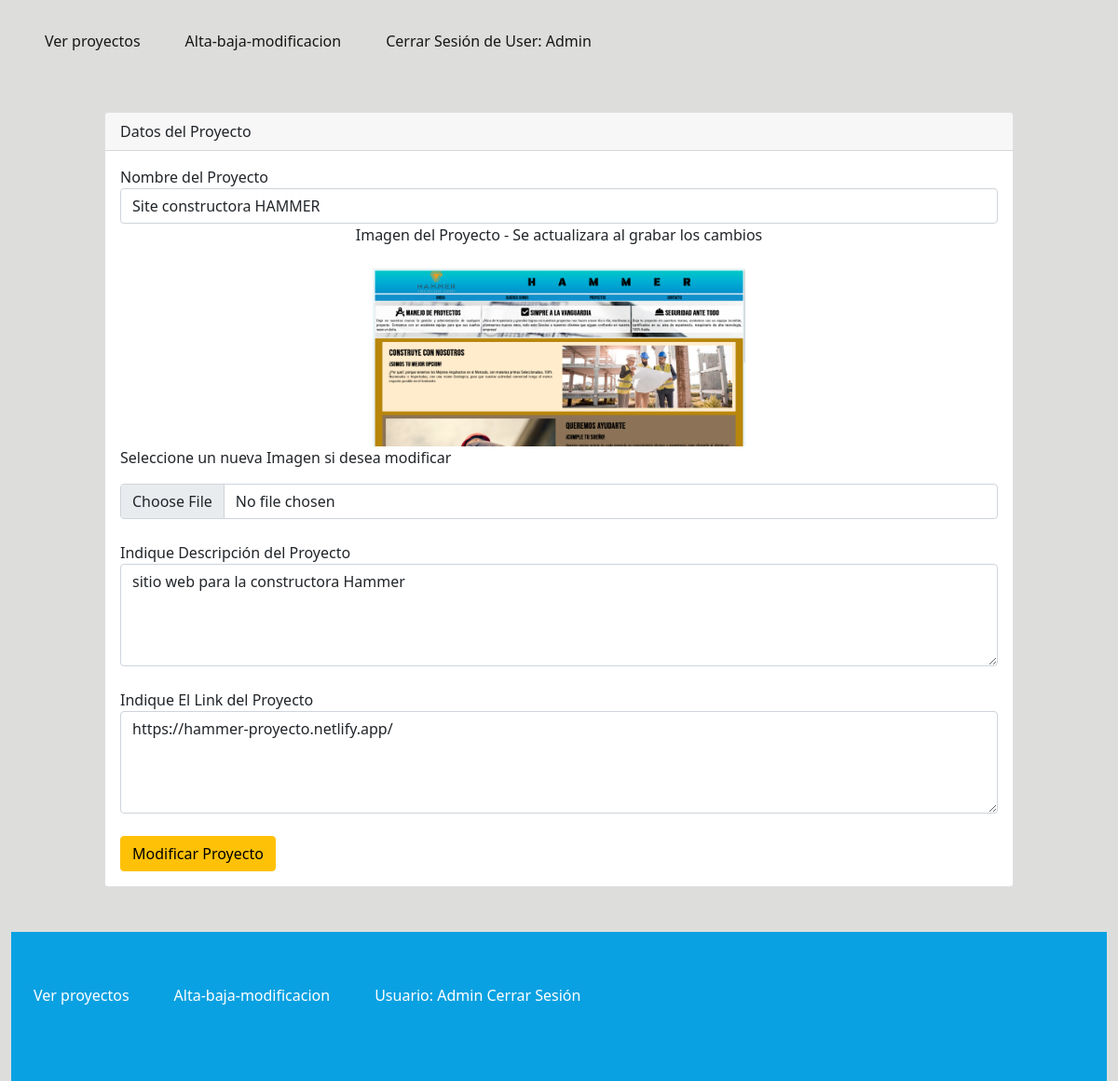
The app's page /modificar.php?modificar=21 (signed in) with its own data.
### tables this page shows
CREATE TABLE `proyectos` (
  `id` int(11) NOT NULL,
  `nombre` varchar(500) NOT NULL,
  `imagen` varchar(500) NOT NULL,
  `descripcion` text NOT NULL,
  `link` text DEFAULT NULL COMMENT 'para guardar el link del proyecto'
);

### conexion.php (called while the page is built, shortened)
<?php class conexion{
    private $servidor ="localhost";
    private $usuario ="root";
    private $pass = "";
    private $conexion;
    private $base = "proyecto";
    public function __construct(){
        try{
            $this->conexion = new PDO("mysql:host=$this->servidor;dbname=$this->base",$this->usuario,$this->pass);
            $this->conexion->setAttribute(PDO::ATTR_ERRMODE,PDO::ERRMODE_EXCEPTION);
        }catch(PDOException $e){
            return "Falla de Conexión".$e;
        }
    }
    public function consultar($sql){
        $sentencia = $this->conexion->prepare($sql);
        $sentencia->execute();
        return $sentencia->fetchAll();
    }
} ?>

### modificar.php (the view, shortened to what this page needs)
<?php include 'header.php';
if($_GET){
    if(isset($_GET['modificar'])){
        $id = $_GET['modificar'];
        $conexion = new conexion();
        $proyecto= $conexion->consultar("SELECT * FROM `proyectos` where id=".$id);
    }
}
?>
<?php
  foreach($proyecto as $fila){ ?>
    <div class="row d-flex justify-content-center mt-4 mb-5">
            <div class="col-md-10 col-sm-12">
                <div class="card" >
                    <div class="card-header">
                        Datos del Proyecto
                    </div>
                    <div class="card-body">
                        <form action="#" method="post" enctype="multipart/form-data">
                            <div>
                                <label for="nombre">Nombre del Proyecto</label>
                                <input required class="form-control" type="text" name="nombre" id="nombre" value="<?php echo $fila['nombre']; ?>">
                            </div>
                            <div>
                                <div class="d-flex flex-column justify-content-center align-items-center">
                                    <label for="archivo">Imagen del Proyecto - Se actualizara al grabar los cambios</label>
                                    <br>
                                    <div class="d-flex justify-content-center align-item-center">
                                        <img src="imagenes/<?php echo $fila['imagen']; ?>" width="400">
                                    </div>
                                </div>
                                <p>Seleccione un nueva Imagen si desea modificar</p>
                                <input class="form-control" type="file" name ="archivo" id="archivo" value="<?php echo $fila['imagen'];?>">
                            </div>
                            <br>
                            <div>
                                <label for="descripcion">Indique Descripción del Proyecto</label>
                                <textarea required class="form-control" name="descripcion" id="descripcion" cols="30" rows="4"><?php echo $fila['descripcion'];?></textarea>
                            </div>
                            <br>
                            <div>
                                <label for="link">Indique El Link del Proyecto</label>
                                <textarea required class="form-control" name="link" id="link" cols="30" rows="4"><?php echo $fila['link'];?></textarea>
                            </div>
                            <div>
                            <br>
                            <input class="btn btn-warning" type="submit" value="Modificar Proyecto">
                            </div>
                        </form>
                    </div>
                </div>
            </div>
        </div>
        <?php
                        } ?>
<?php include 'footer.php'; ?>

### css/style.css (style rules this page uses)
* { margin: 0; padding: 0; box-sizing: border-box; }
body { background-color: rgb(221, 222, 220); min-height: 100vh; width: 100%; overflow: visible; }

### records on screen
proyectos: nombre "Site constructora HAMMER", imagen (picture), descripcion "sitio web para la constructora Hammer", link "https://hammer-proyecto.netlify.app/"

### other values on screen
$_SESSION['usuario'] "Admin"
